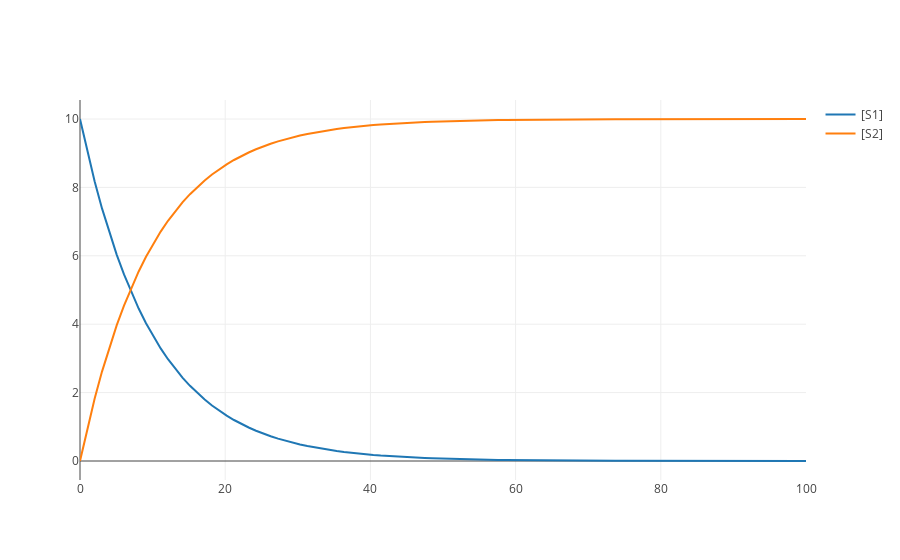

Source (notebook cell):
### Markdown cell above
Simple example 
https://tellurium.readthedocs.io/en/latest/quickstart.html

### Code cell
import tellurium as te
# substrate S1 is converted to substrate S2
# first order rate law
# set k1 rate constant
# initialize S1
r = te.loada('S1 -> S2; k1*S1; k1 = 0.1; S1 = 10')
r.simulate(0, 50, 100) # from, to, steps
r.plot()
